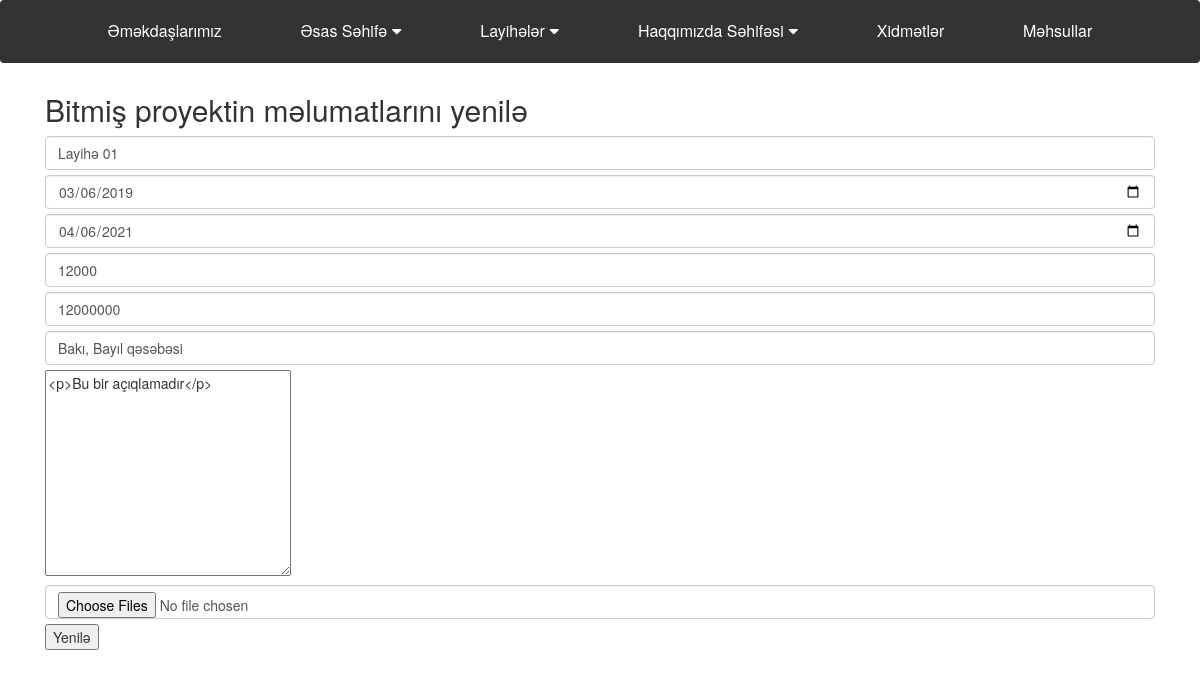
The app's page /admin/projects/finished_projects/update/3 with its own data.
### app/models.py (models this page shows)
class FinishedProject(db.Model):
    id = db.Column(db.Integer, primary_key=True)
    title = db.Column(db.String(100))
    start_time = db.Column(db.String(100))
    finish_time = db.Column(db.String(100))
    area = db.Column(db.String(100))
    cost = db.Column(db.String(100))
    location = db.Column(db.String(100))
    description = db.Column(db.Text)
    images = db.relationship('FinishedProjectImage', backref='project', lazy=True)
    slugified_title = db.Column(db.String(100))

### admin/routes.py (the view, shortened to what this page needs)
@admin_bp.route("/projects/finished_projects/update/<id>", methods=["GET", "POST"])
def update_finished_project(id):
    from app import db,app
    from app.models import FinishedProject,FinishedProjectImage
    from app.tools import slugify
    fProjectForUpdate = FinishedProject.query.get(id)
    return render_template('admin/update_finished_project.html',project=fProjectForUpdate)

### admin/templates/admin/update_finished_project.html (shortened to what this page needs)
{% extends "admin/base.html" %}
{% block dt1 %}
<link href="https://stackpath.bootstrapcdn.com/bootstrap/3.4.1/css/bootstrap.min.css" rel="stylesheet">
<link href="https://cdn.jsdelivr.net/npm/summernote@0.8.18/dist/summernote.min.css" rel="stylesheet">
{% endblock %}
{% block page %}
<div class="container">
    <h2>Bitmiş proyektin məlumatlarını yenilə</h2>
    <form action="/admin/projects/finished_projects/update/{{project.id}}" method="POST" enctype="multipart/form-data">
        <div class="form-group my-2">
            <input type="text" name="title" class="form-control" value="{{project.title}}" placeholder="Başlıq">
        </div>
        <div class="form-group my-2">
            <input type="date" name="start_time" class="form-control" value="{{project.start_time}}"  placeholder="Başlama Vaxtı">
        </div>
        <div class="form-group my-2">
            <input type="date" name="finish_time" class="form-control" value="{{project.finish_time}}"  placeholder="Bitiş Vaxtı">
        </div>
        <div class="form-group my-2">
            <input type="text" name="area" class="form-control" value="{{project.area}}" placeholder="Sahəsi">
        </div>
        <div class="form-group my-2">
            <input type="text" name="cost" class="form-control" value="{{project.cost}}" placeholder="Dəyəri">
        </div>
        <div class="form-group my-2">
            <input type="text" name="location" class="form-control"  value="{{project.location}}" placeholder="Yerləşdiyi Məkan">
        </div>
        <div class="form-group my-2">
            <textarea name="description" id="summernote" cols="30" rows="10" placeholder="Qısa açıqlama">{{project.description}}</textarea>
        </div>
        <div class="form-group my-2">
            <input type="file" name="images[]"  multiple="true" autocomplete="off"  class="form-control" placeholder="Şəkil">
        </div>
        <input type="submit" value="Yenilə">
      </form>
</div>
{% endblock %}

### records on screen
FinishedProject: title "Layihə 01", start_time "03/06/2019", finish_time "04/06/2021", area "12000", cost "12000000", location "Bakı, Bayıl qəsəbəsi", description "<p>Bu bir açıqlamadır</p>"
